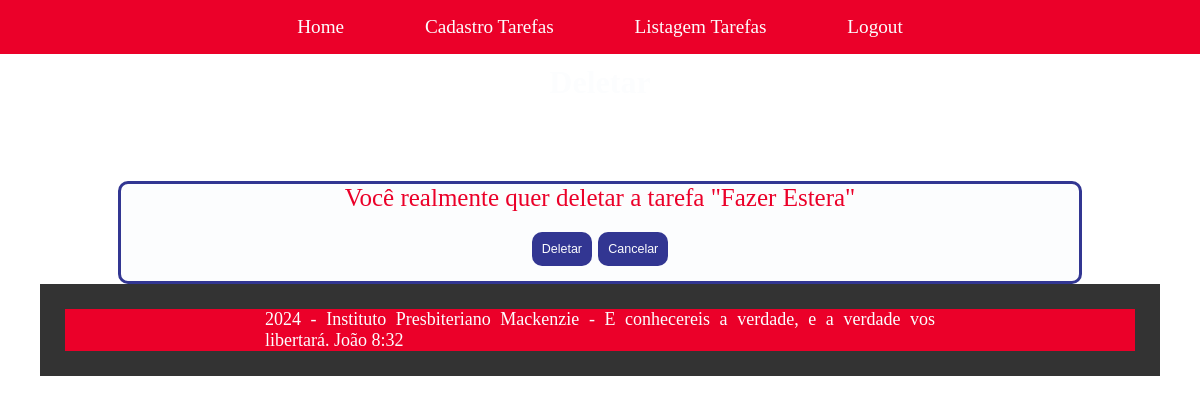
Page /deletar_tarefa/3/ on the earlier database version.
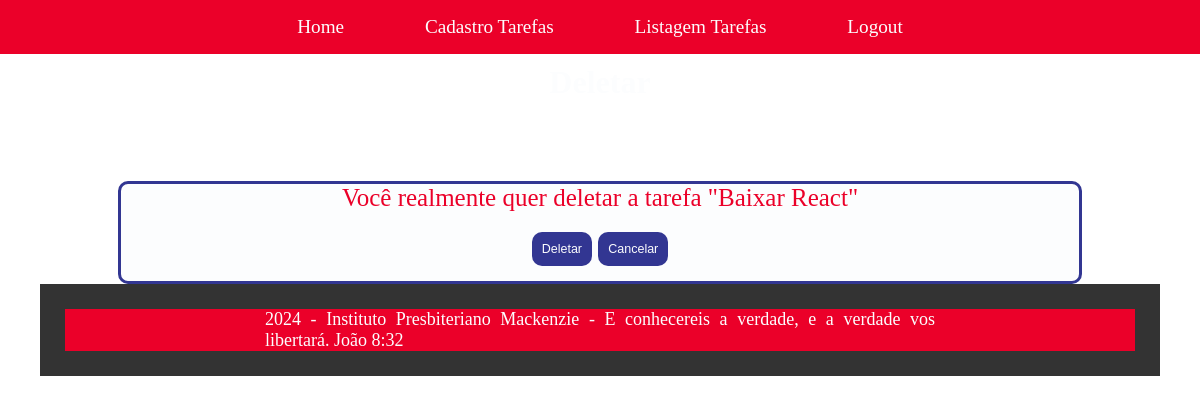
Same page on the later database version.
### app_case/models.py (models this page shows)
class Tarefa(models.Model):
    titulo = models.CharField(max_length=100)
    materia = models.CharField(max_length=100)
    descricao = models.CharField(max_length=100)
    prazo = models.DateField()
    status = models.CharField(max_length=100)
    usuario= models.ForeignKey(User, on_delete=models.CASCADE, default=1)

### app_case/views.py (the view)
# urls.py: path("deletar_tarefa/<int:tarefa_id>/", views.deletar_tarefa, name="deletar_tarefa"),
def deletar_tarefa(request, tarefa_id):
    tarefa = get_object_or_404(Tarefa, id=tarefa_id)
    if request.method == 'POST':
        tarefa.delete()
        return redirect("listagem_tarefas")
    return render(request, "deletar_tarefa.html", {'tarefa': tarefa})

### app_case/templates/deletar_tarefa.html (shortened to what this page needs)
{% extends "base.html" %}
{% block conteudo %}
    <h1 style = "color: #fcfdfe;">Deletar</h1>
    <div class="tarefas">
        <div class="quadro">
            <form action="{% url 'deletar_tarefa'   tarefa.id%}" method="POST">
                <label for="delete">Você realmente quer deletar a tarefa "{{tarefa.titulo}}"</label>
                <div>
                <button type="submit" class ="botao"><a style="text-decoration: none; color: inherit;" >Deletar</a></button>
                <button type="submit" class ="botao"><a style="text-decoration: none; color: inherit;" href="{% url 'listagem_tarefas'%}">Cancelar</a></button>
                </div>
            </form>
        </div>
{% endblock%}

Differences in the rows shown:
changed Tarefa: titulo "Fazer Estera" → "Baixar React"
